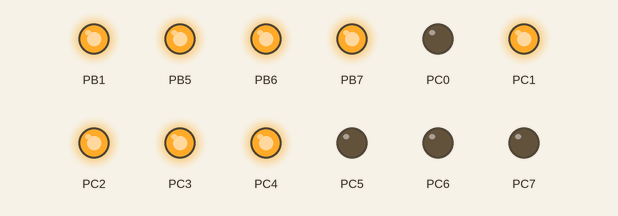
The program below on a simulated ATmega128, built with avr-gcc and emulated at 10 MHz. On the bench: output pins drawn as LEDs (lit = HIGH). Pins used as bus, display or sensor lines are not drawn. At 0.0 s the program stops and its outputs stay as they are.

Above: at 0.1 s.
Timing chart, 0 to 1.5 s (numbered marks = the images above):
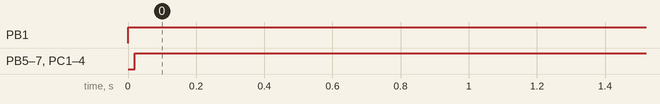

The program:

main.c
```c
// (licence header left out)
#define F_CPU 10e6

#include <avr/io.h>
#include <util/delay.h>
#include <avr/interrupt.h>
#include <util/delay.h>
#include <stdlib.h>
#include <math.h>
#include <string.h>

typedef unsigned char byte;
//DEBUG
//#define DEBUG_READ 0
//#define DEBUG_GLCD 0
//----------------------
#define E_DELAY 10
#define DATAPORT PORTC
#define CONTROLPORT	PORTB
#define CONTTROLDDR DDRB
#define DATADDR DDRC
#define DATAPIN PINC
#define GLCD_CS1 (1<<0)
#define GLCD_CS2 (1<<1)
#define GLCD_RST  (1<<3)
#define GLCD_RW  (1<<2)
#define GLCD_EN  (1<<4)
#define GLCD_CS_ACTIVE_LOW   1  //Define this if your GLCD CS
                              //is active low (refer to datasheet)


void wait( int ms )
{
	for (int i=0; i<ms; i++)
	{
		_delay_ms( 1 );		// library function (max 30 ms at 8MHz)
	}
}

void wait_us(int us)
{
	for (int i=0; i<us; i++)
	{
		_delay_us( 1 );		// library function (max 30 ms at 8MHz)
	}

}

void GLCD_init()
{

	DATADDR = 0xFF; // port c all output
	CONTTROLDDR = 0xFF; // PORTB all output
	CONTROLPORT |= (GLCD_CS1) | (GLCD_CS2) | (GLCD_RST);

	wait(20);

}

void GLCD_command(char command)
{
	DATAPORT = command;
	CONTROLPORT &= ~GLCD_RST;
	CONTROLPORT &= ~GLCD_RW;
	CONTROLPORT |= GLCD_EN;

	wait_us(5);

	CONTROLPORT &= ~GLCD_EN;
	wait_us(5);

}

void trigger()
{
	CONTROLPORT |= GLCD_EN;	//EN high
	_delay_us(E_DELAY);
	CONTROLPORT &= ~GLCD_EN;	//EN low
	_delay_us(E_DELAY);
}
//----------------------
void glcd_on()
{
	#ifdef GLCD_CS_ACTIVE_LOW
	CONTROLPORT &= ~CS1;	//Activate both chips
	CONTROLPORT &= ~CS2;
	#else
	CONTROLPORT |= CS1;	//Activate both chips
	CONTROLPORT |= CS2;
	#endif
	CONTROLPORT = ~GLCD_RST | ~GLCD_RW;	//RS low --> command
	DATAPORT = 0b0011111; //OFF command
	trigger();
}
//----------------------
void glcd_off()
{
	#ifdef GLCD_CS_ACTIVE_LOW
	CONTROLPORT &= ~CS1;	//Activate both chips
	CONTROLPORT &= ~CS2;
	#else
	CONTROLPORT |= CS1;	//Activate both chips
	CONTROLPORT |= CS2;
	#endif
	CONTROLPORT = ~GLCD_RST | ~GLCD_RW;	//RS low --> command
	DATAPORT = 0b0011110; //OFF command
	trigger();
}


int main(void)
{
	GLCD_init();
	glcd_off();
	while (1)
	{


	}
}
//----------------------
```

Measured:
- by itself, PB1: LOW → HIGH at 0.00 s
- by itself, PB5–7, PC1–4: LOW → HIGH at 0.02 s
